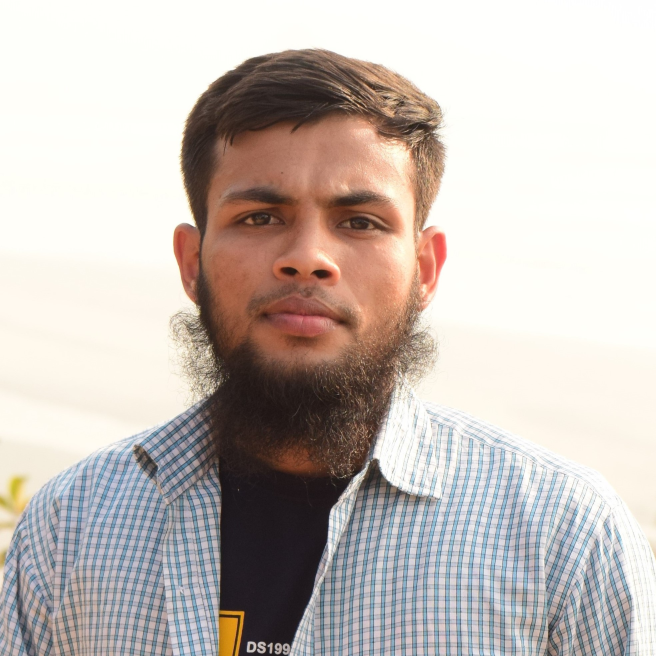
#> input picture myph2.JPG, 1968 x 1968 px, found by its file name (shown at 1/3 size)
$ python 2_c.py
#> lines starting #> are read from the running program, lines starting #| are printed output that depends on the picture

import numpy as np
import cv2
import matplotlib.pyplot as plt


path = 'Digital Image Processing/myph2.jpg'
img = cv2.imread(path, 0)
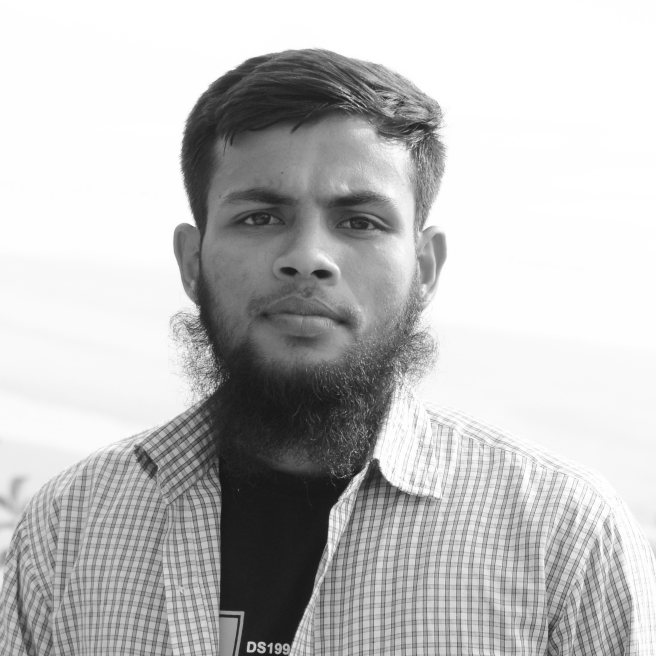
#> img: shape (1968, 1968) (shown at 1/3 size); min 19, max 255, mean 190.8
img = cv2.resize(img, (512, 512))
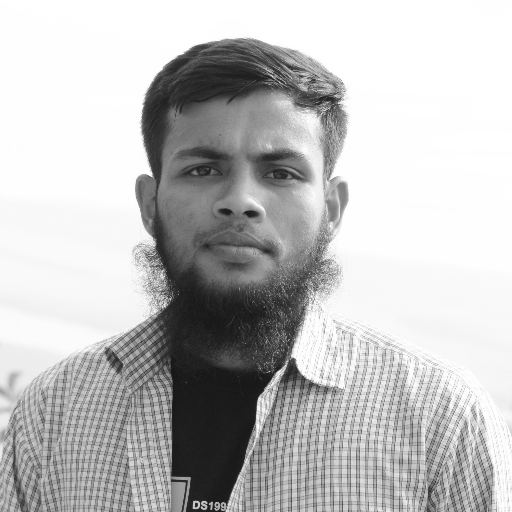
#> img: shape (512, 512); min 21, max 255, mean 190.7

h,w = img.shape
#> h = 512; w = 512

msb_img = img & 0b11100000
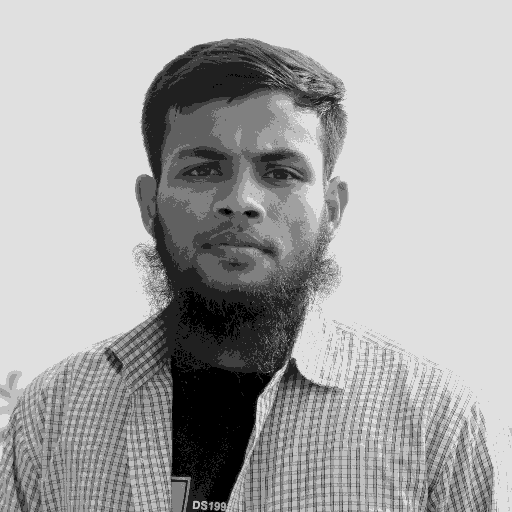
#> msb_img: shape (512, 512); min 0, max 224, mean 168.8


plt.figure(figsize=(12,6))

plt.subplot(2,2,1)
plt.imshow(img, cmap = 'gray')
plt.title('Original Image')

plt.subplot(2,2,2)
plt.imshow(msb_img, cmap = 'gray')
plt.title('Msb  Image')

difference_image = img - msb_img
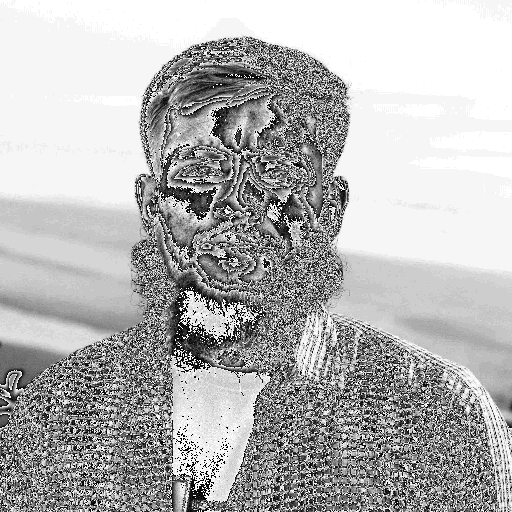
#> difference_image: shape (512, 512); min 0, max 31, mean 21.9; drawn with min black and max white
plt.subplot(2,2,(3,4))
plt.imshow(difference_image, cmap = 'gray')
plt.title('Difference Image')

plt.show()

$ run again, with myph1.jpg copied over myph2.JPG
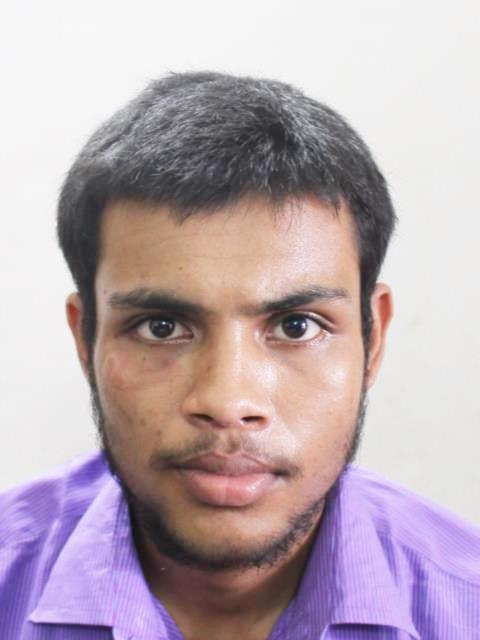
#> input picture myph1.jpg, 480 x 640 px, found by its file name
#> `msb_img = img & 0b11100000`:
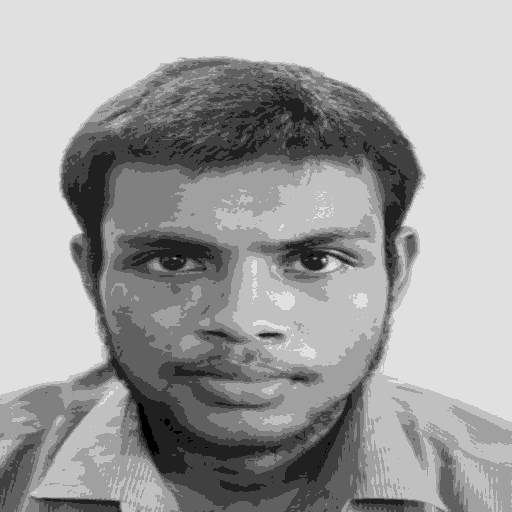
#> msb_img: shape (512, 512); min 0, max 224, mean 160.5
#> `difference_image = img - msb_img`:
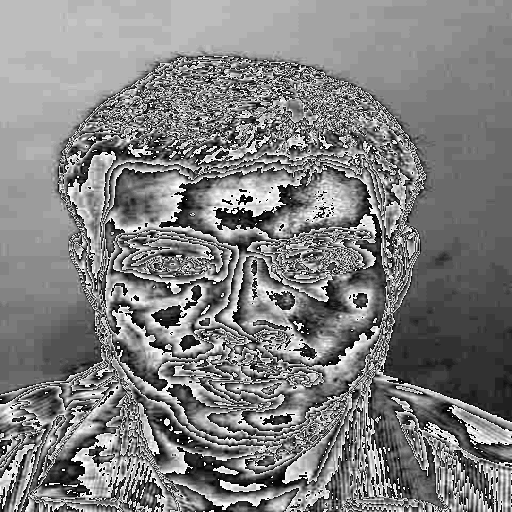
#> difference_image: shape (512, 512); min 0, max 31, mean 15.6; drawn with min black and max white
